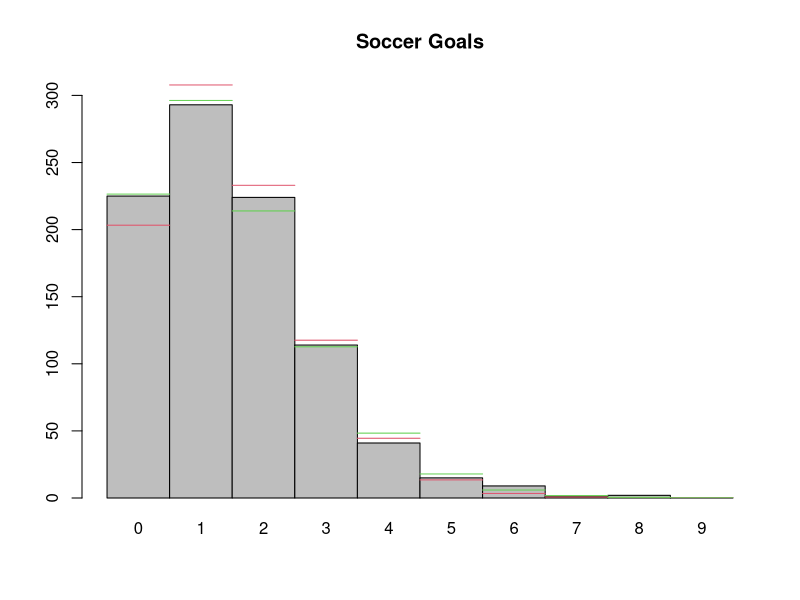
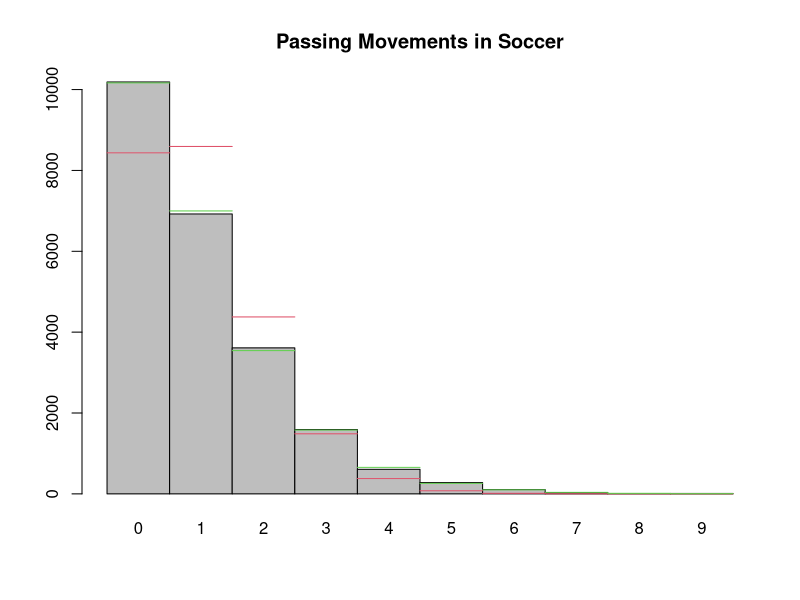

Here is the R script that generated these plots, in order: (Note: this script raises an error after producing the figures.)
library(MASS)
soccer=cbind(0:9,c(10187,6923,3611,1592,608,280,107,33,9,11),c(225,293,224,114,41,15,9,1,2,0))
goals=c(rep(0,225),rep(1,293),rep(2,224),rep(3,114),rep(4,41),rep(5,15),rep(6,9),7,8,8) 
barplot(soccer[,3],space=0,names=soccer[,1],main="Soccer Goals",ylim=c(0,310))
for (i in 0:9)lines(c(i,i+1),rep(dpois(i,lambda=mean(goals))*sum(soccer[,3]),2),col=2)
soccnb=glm.nb(goals ~ 1,maxit=100)
nuhat=soccnb$theta
phat=nuhat/(nuhat+exp(coef(soccnb)[1]))
for (i in 0:9)lines(c(i,i+1),rep(dnbinom(i,nuhat,phat)*sum(soccer[,3]),2),col=3)
results1=cbind(soccer [,3],round(dpois(0:9,lambda=mean(goals))*length(goals),1),round(dnbinom(0:9,nuhat,phat)*sum(soccer[,3]),1))
readline()

passes=c(rep(0,10187),rep(1,6923),rep(2,3611),rep(3,1592),rep(4,608),rep(5,280),rep(6,107),rep(7,33),rep(8,9),rep(9,11))
barplot(soccer[,2],space=0,names=soccer[,1],main="Passing Movements in Soccer")
for (i in 0:9)lines(c(i,i+1),rep(dpois(i,lambda=mean(passes))*sum(soccer[,2]),2),col=2)
soccnb=glm.nb(passes ~ 1,maxit=100)
nuhat=soccnb$theta
phat=nuhat/(nuhat+exp(coef(soccnb)[1]))
for (i in 0:9)lines(c(i,i+1),rep(dnbinom(i,nuhat,phat)*sum(soccer[,2]),2),col=3)
results2=cbind(soccer[,2],round(dpois(0:9,lambda=mean(passes))*length(passes),1),round(dnbinom(0:9,nuhat,phat)*sum(soccer[,2]),1))
colnames(results2)=c("Observed","Poisson","Negbin")
rownames(results2)=as.expression(0:9)


gofresults1=rbind(results1[1:6,2:4],c(sum(results1[7:10,2]),sum(results1[,2])-sum(results1[1:6,3]),sum(results1[,2])-sum(results1[1:6,4])))
colnames(gofresults1)=c("Observed","Poisson","Negbin")
rownames(gofresults1)=as.expression(0:6)
poisgofstat1=sum((gofresults1[,1]-gofresults1[,2])**2/gofresults1[,2])
negbingofstat1=sum((gofresults1[,1]-gofresults1[,3])**2/gofresults1[,3])
gofresults1
poisgofstat1
negbingofstat1


gofresults2=rbind(results2[1:7,1:3],c(sum(results2[8:10,1]),sum(results2[,2])-sum(results2[1:7,2]),sum(results2[,3])-sum(results2[1:7,3])))

poisgofstat2=sum((gofresults2[,1]-gofresults2[,2])**2/gofresults2[,2])
negbingofstat2=sum((results2[,1]-results2[,3])**2/results2[,3])
results2
poisgofstat2
negbingofstat2

